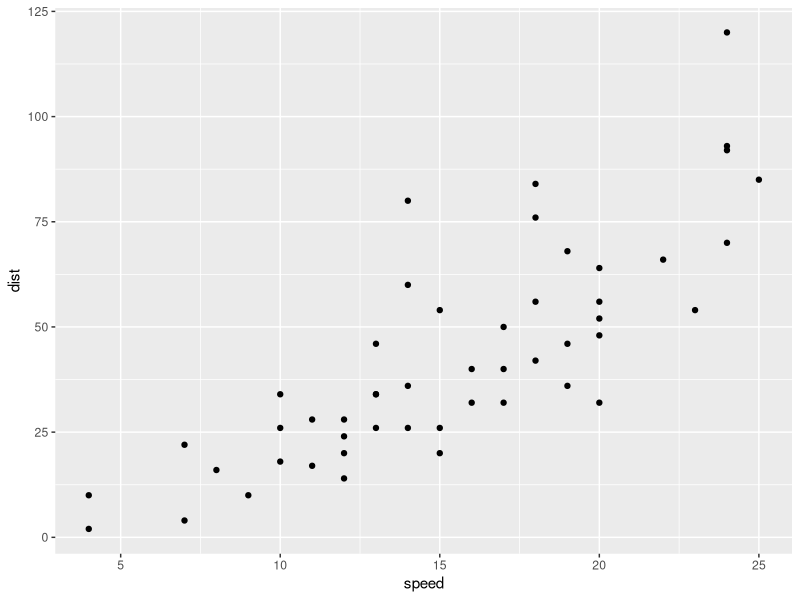
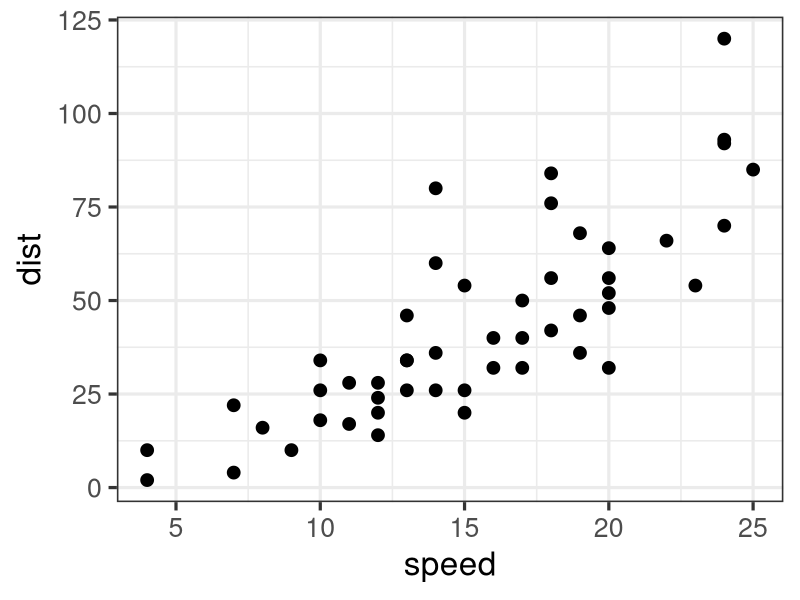

The R source for these figures, in order: (Note: this script raises an error after producing the figures.)
## ---- chunk 1
knitr::opts_chunk$set(echo = FALSE)
options(tinytex.verbose = TRUE)

library(ggplot2) # main library for data visualization
## ---- chunk 2
summary(cars)
## ---- chunk 3
ggplot(data = cars, aes(x = speed, y = dist)) + geom_point()
## ---- chunk 4
ggplot(data = cars, aes(x = speed, y = dist)) +
  geom_point(size=4) +
  theme_bw(base_size=24)
## ---- chunk 5
# out.width and out.height are the parameters that control the PDF/HTML output.
knitr::include_graphics("LDA_plate_revised.png")
